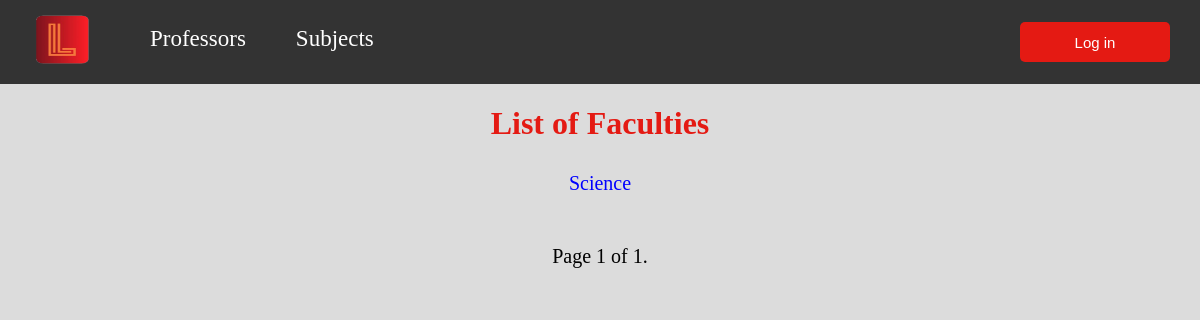
Before: / with the older database file.
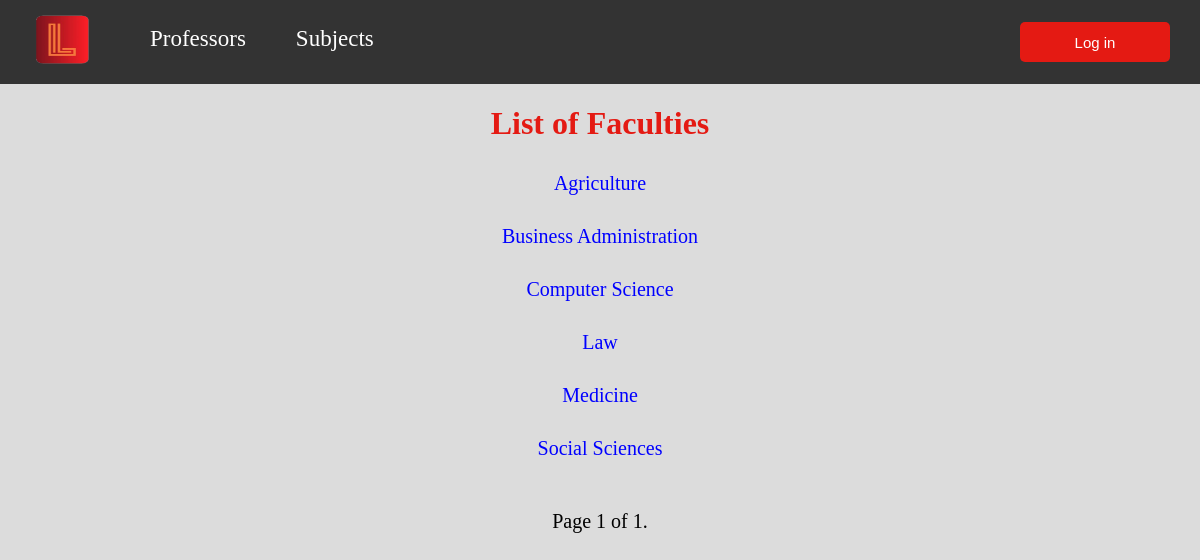
After: the same page with the newer database file.
### mainapp/models/faculty.py (models this page shows, shortened)
class Faculty(models.Model):
    subjects = models.ManyToManyField(
        to="mainapp.Subject",
        related_name='faculty',
        verbose_name=_("Subjects"))
    name = models.CharField(max_length=100, verbose_name=_("Name"))
    class Meta:
        verbose_name = _("Faculty")
        verbose_name_plural = _("Faculties")

### mainapp/views/faculty.py (the view)
# urls.py: path('', get_faculties, name='faculties'),
def get_faculties(request):
    faculties = Faculty.objects.all().order_by('name')
    paginator = Paginator(faculties, 6)
    page = request.GET.get('page')
    page_obj = paginator.get_page(page)
    return render(request, 'mainapp/main_page.html', {'faculties': page_obj})

### mainapp/templates/mainapp/main_page.html (shortened to what this page needs)
{% load static %}
<!DOCTYPE html>
<html lang="en">
<head>
    <link rel="stylesheet" type="text/css" href="{% static 'mainapp/css/list_pages.css' %}">
</head>
<body>
{% include 'includes/header.html' %}
    <h1>List of Faculties</h1>
    <ul>
        {% for faculty in faculties %}
            <li><a href="/faculty/{{ faculty.id }}">{{ faculty.name }}</a> </li>
        {% endfor %}
    </ul>
    <div class="paginator-container">
        <span class="paginator-text">Page {{ faculties.number }} of {{ faculties.paginator.num_pages }}.</span>
    </div>
</body>
</html>

### mainapp/templates/includes/header.html (shortened to what this page needs)
{% load static %}
<link rel="stylesheet" type="text/css" href="{% static 'mainapp/css/header.css' %}">
<header class="header">
    <nav>
        <a href="http://127.0.0.1:8000/"><img class="logo" src="{% static 'img/logo.png' %}" alt="Logo"></a>
        <a class="text-navs" href="/lecturers/">Professors</a>
        <a class="text-navs" href="/subjects/">Subjects</a>
    </nav>
    {% if not user.is_authenticated %}
        <a href="{% url 'users:login' %}">
            <button class="login">Log in</button>
        </a>
    {% endif %}
</header>

### static/mainapp/css/list_pages.css (style rules this page uses)
body { background-color: rgb(220, 220, 220); margin: 0; padding: 0; text-align: center; }
ul { list-style-type: none; padding: 0; }
h1 { color: #e41a13; }
li { font-size: 20px; margin-top: 30px; }
a { all:unset; cursor: pointer; color: blue; }
.paginator-container { font-size: 20px; margin-top: 50px; }

### static/mainapp/css/header.css (style rules this page uses)
body { margin: 0; padding: 0; }
.header { display: flex; justify-content: space-between; align-items: center; padding: 10px 20px; background-color: #333; color: white; }
.logo { width: 80px; height: 60px; cursor: pointer; }
nav { display: flex; gap: 50px; }
.text-navs { all:unset; margin-top: 16px; font-size: 23px; cursor: pointer; }
.login, .logout_button, .dashboard_button { margin-right: 10px; width: 150px; height: 40px; background-color: #e41a13; color: white; border: none; padding: 10px 20px; border-radius: 5px; font-size: 15px; cursor: pointer; text-align: center; }

Changed rows visible on the page:
added Faculty: name "Agriculture"
added Faculty: name "Business Administration"
changed Faculty: name "Science" → "Computer Science"
added Faculty: name "Law"
added Faculty: name "Medicine"
added Faculty: name "Social Sciences"
